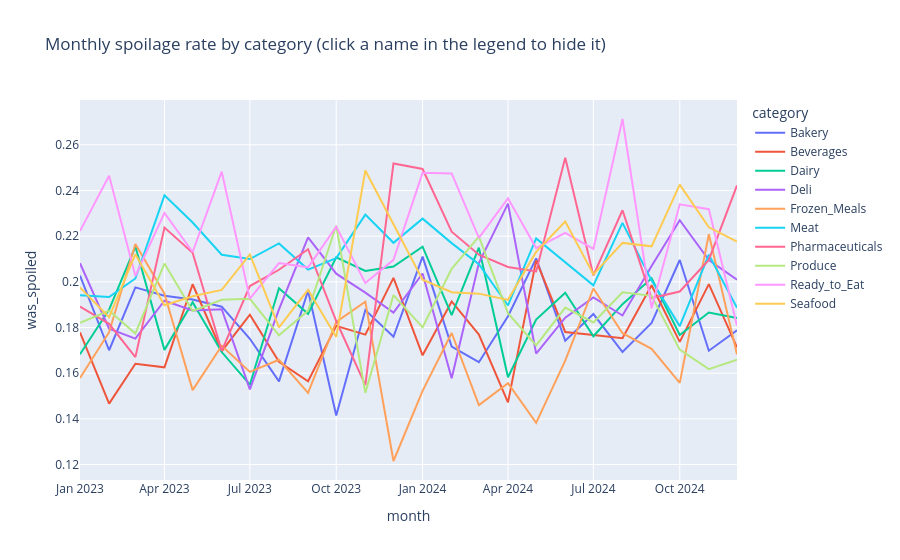

This figure's notebook cell:
### Code cell
monthly = (df.assign(month=df["transaction_date"].dt.to_period("M").dt.to_timestamp())
             .groupby(["month", "category"])["was_spoiled"].mean().reset_index())

fig = px.line(monthly, x="month", y="was_spoiled", color="category",
              title="Monthly spoilage rate by category (click a name in the legend to hide it)")
fig.write_html(FIGURES_INTERACTIVE_DIR / "interactive_monthly_by_category.html")
fig.show()
